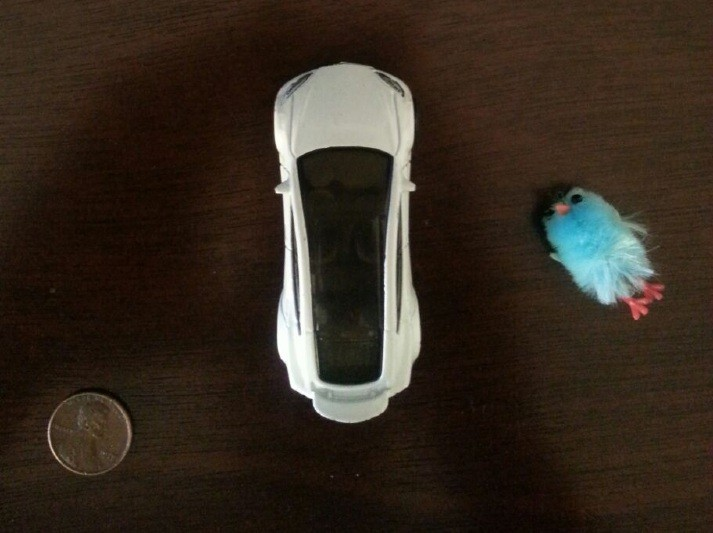
#> input picture height_measurement_research/images/pictureOne.jpg, 713 x 533 px, given in place of x-raw, format=(string)BGR ! appsink, which was not available
$ python ObjectMeasurement.py
#> lines starting #> are read from the running program, lines starting #| are printed output that depends on the picture; after the words box and inside, x2 and y2 are one past the last pixel; in counts of white or black regions, pixels touching at a corner belong together; pictures that were not available may be replaced by others from this repository, and a replacement may not be noted
#!/usr/bin/env python

import cv2
import numpy as np
#import rospy


def gstreamer_pipeline(
    sensor_id=0,
    capture_width=1920,
    capture_height=1080,
    display_width=960,
    display_height=540,
    framerate=30,
    flip_method=2,
):
#> in listener, img is the input picture: shape (533, 713, 3); mean B, G, R 31.4, 42, 52.8
    return (
        "nvarguscamerasrc sensor-id=%d !"
        "video/x-raw(memory:NVMM), width=(int)%d, height=(int)%d, framerate=(fraction)%d/1 ! "
        "nvvidconv flip-method=%d ! "
        "video/x-raw, width=(int)%d, height=(int)%d, format=(string)BGRx ! "
        "videoconvert ! "
        "video/x-raw, format=(string)BGR ! appsink"
        % (
            sensor_id,
            capture_width,
            capture_height,
            framerate,
            flip_method,
            display_width,
            display_height,
        )
    )

webcam = True
path = '1.jpg'
cap = cv2.VideoCapture(gstreamer_pipeline(), cv2.CAP_GSTREAMER)
# cap.set(10,160)
# cap.set(3,1920)
# cap.set(4,1080)
scale = 3
wP = 210 * scale
hP = 297 * scale

lower = [1, 0, 20]
upper = [60, 40, 220]

lower = np.array(lower, dtype="uint8")
upper = np.array(upper, dtype="uint8")

def getContours(img, cThr=[50, 400], showCanny=False, minArea=1000, filter=0, draw=False):
#> called with showCanny = False, minArea = 50000, filter = 4, draw = False
    imgGray = cv2.cvtColor(img, cv2.COLOR_BGR2GRAY)
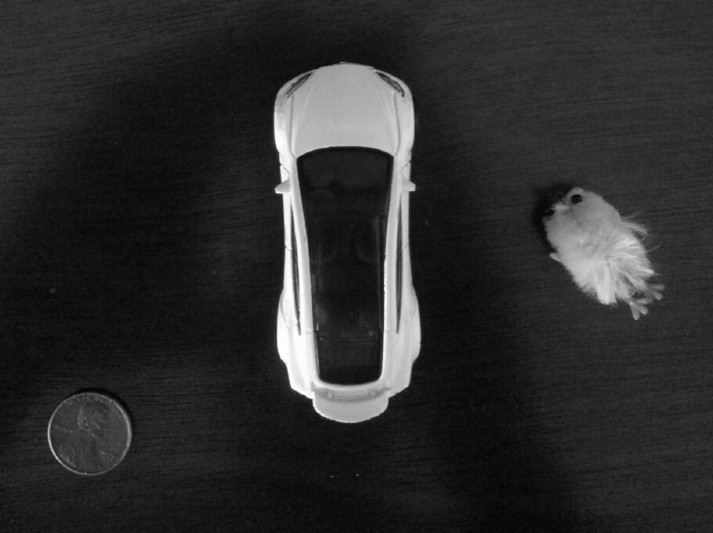
#> imgGray: shape (533, 713); min 2, max 255, mean 44
    imgBlur = cv2.GaussianBlur(imgGray, (5, 5), 1)

    imgCanny = cv2.Canny(imgBlur, cThr[0], cThr[1])
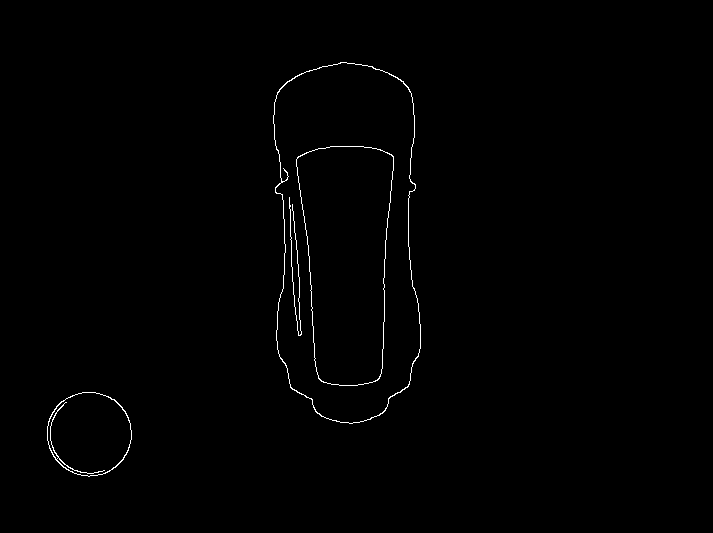
#> imgCanny: shape (533, 713); 0.61% white in thin lines or dots, all inside (x1, y1, x2, y2) = (47, 62, 421, 477)
    kernel = np.ones((5, 5))
    imgDial = cv2.dilate(imgCanny, kernel, iterations=3)
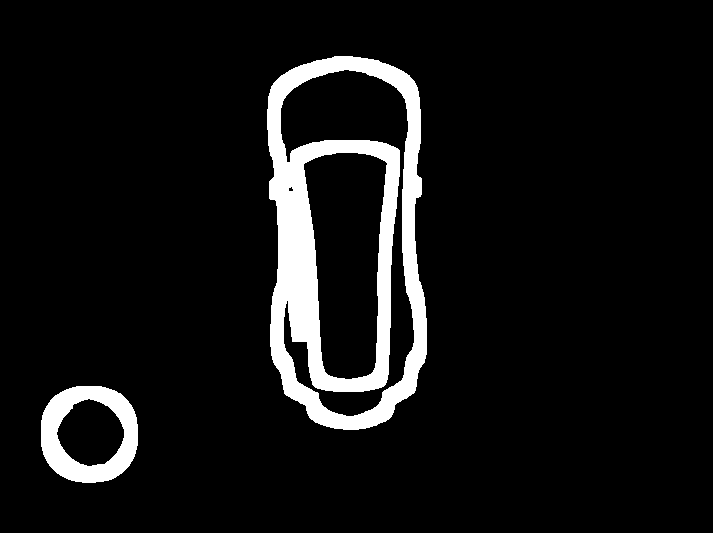
#> imgDial: shape (533, 713); 7.6% white; 2 white regions, box (x1, y1, x2, y2) and area: (267, 56, 427, 430) 24213, (41, 386, 138, 483) 4612
    imgThre = cv2.erode(imgDial, kernel, iterations=2)
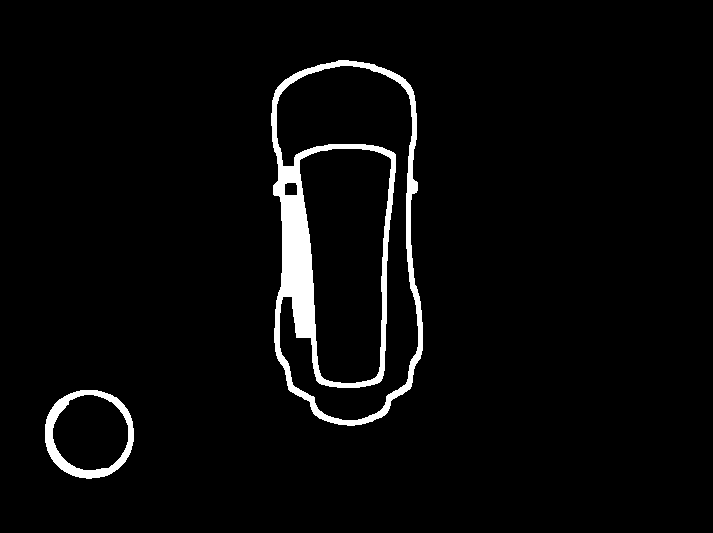
#> imgThre: shape (533, 713); 3.5% white; 2 white regions
    #if showCanny:
    cv2.imshow('Canny', imgCanny)
    cv2.imshow('threshold', imgThre)
    contours, hiearchy = cv2.findContours(imgThre, cv2.RETR_EXTERNAL, cv2.CHAIN_APPROX_SIMPLE)[-2:]
#> contours = 2 contours; box (x1, y1, x2, y2) and area: (271, 60, 423, 426) 46584, (45, 390, 134, 479) 6236; hiearchy = [[1, -1, -1, -1], [-1, 0, -1, -1]]

    img_contours = np.zeros(img.shape)
    cv2.drawContours(img_contours, contours, -1, (0, 255, 0), 3)
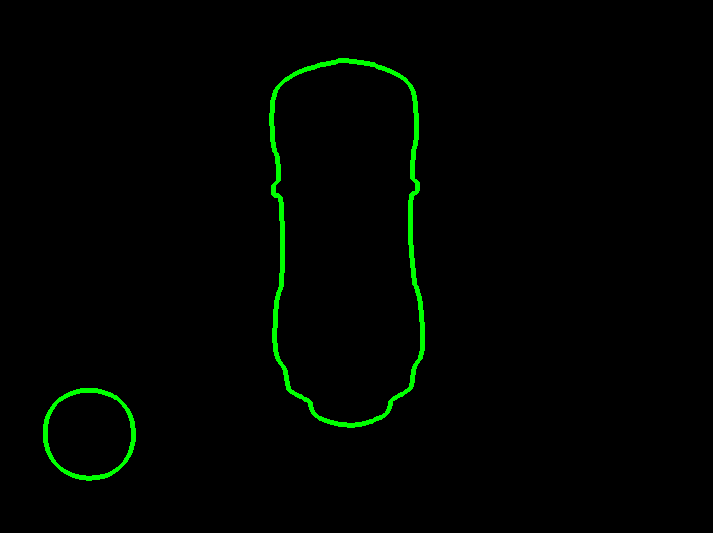
#> img_contours: shape (533, 713, 3) float64; mean of channels 0, 1, 2 0, 3.8, 0; drawn as B, G, R
    mask = cv2.inRange(img, lower, upper)
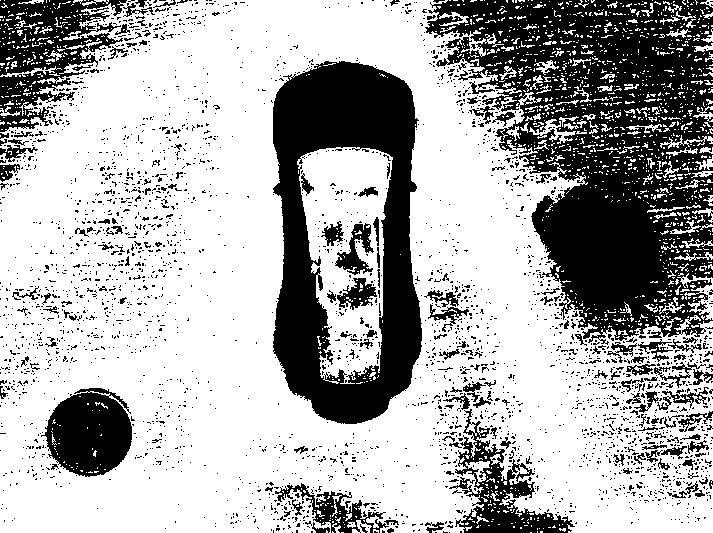
#> mask: shape (533, 713); 67.5% white; 3082 black regions (2921 under 20 px), largest, box (x1, y1, x2, y2) and area: (425, 0, 713, 345) 53392, (273, 61, 422, 424) 29707, (0, 0, 127, 132) 7950
    output = cv2.bitwise_and(img, img, mask=mask)
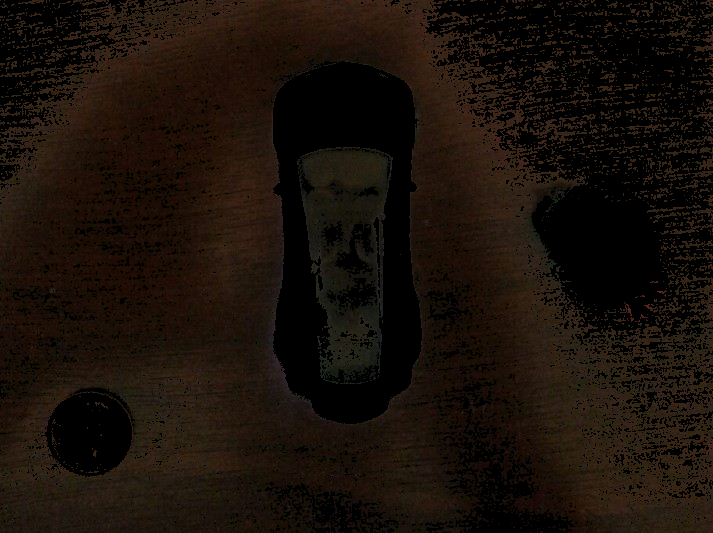
#> output: shape (533, 713, 3); mean B, G, R 9.4, 16.3, 25


    # print(contours)
    finalCountours = []
    for i in contours:
        area = cv2.contourArea(i)
        #print("area", area)
        if area > minArea:
            peri = cv2.arcLength(i, True)
            approx = cv2.approxPolyDP(i, 0.02*peri, True)
            bbox = cv2.boundingRect(approx)

            cv2.drawContours(output, contours, -1, 255, 3)

            # find the biggest countour (c) by the area
            c = max(contours, key = cv2.contourArea)
            x,y,w,h = cv2.boundingRect(approx)

            # draw the biggest contour (c) in green
            cv2.rectangle(output,(x,y),(x+w,y+h),(0,255,0),2)

            cv2.imshow("contours", output)

            # [6 lines of commented-out code are left out]
            finalCountours.append([len(approx), area, approx, bbox, i])
#> this loop made 2 passes
#> area on passes 1 to 2: 6236.5, 46583.5
#> after the loop, finalCountours = []


    #lambda lenght and area
    finalCountours = sorted(finalCountours, key=lambda x: x[1], reverse=True)

    #print(finalCountours)

    for con in finalCountours:
        cv2.drawContours(img, con[4], -1, (0, 0, 255), 4)
        cv2.imshow("finalContours", img)
#> this loop made 0 passes

    if draw:
        for con in finalCountours:
            cv2.drawContours(img, con[4], -1, (0, 0, 255), 3)
    return img, finalCountours


def reorder(myPoints):
    #print("my points", myPoints)
    print("shape", myPoints.shape[1])
    myPointsNew = np.zeros_like(myPoints)
    myPoints = myPoints.reshape(myPoints.shape[1], 2)
    add = myPoints.sum(1)
    myPointsNew[0] = myPoints[np.argmin(add)]
    myPointsNew[3] = myPoints[np.argmax(add)]
    diff = np.diff(myPoints, axis=1)
    myPointsNew[1] = myPoints[np.argmin(diff)]
    myPointsNew[2] = myPoints[np.argmax(diff)]
    return myPointsNew


def warpImg(img, points, w, h, pad=20):
    print("points", points)
    points = reorder(points)
    print("reordered points", points)
    pts1 = np.float32(points)
    pts2 = np.float32([[0, 0], [w, 0], [0, h], [w, h]])
    matrix = cv2.getPerspectiveTransform(pts1, pts2)
    imgWarp = cv2.warpPerspective(img, matrix, (w, h))
    imgWarp = imgWarp[pad:imgWarp.shape[0]-pad, pad:imgWarp.shape[1]-pad]
    return imgWarp


def findDis(pts1, pts2):
    return ((pts2[0]-pts1[0])**2 + (pts2[1]-pts1[1])**2)**0.5


def listener():
    while cap.isOpened():
        if webcam:
            success, img = cap.read()
        else:
            img = cv2.imread(path)

        imgContours, conts = getContours(img, minArea=50000, filter=4)
#> conts = []

        #print(conts)
        if len(conts) != 0:
            biggest = conts[0][2]
            #print(biggest)
            imgWarp = warpImg(img, biggest, wP, hP)
            imgContours2, conts2 = getContours(imgWarp,
                                               minArea=2000, filter=4,
                                               cThr=[100, 100], draw=False)
            if len(conts) != 0:
                for obj in conts2:
                    cv2.polylines(imgContours2, [obj[2]], True, (0, 255, 0), 2)
                    nPoints = reorder(obj[2])
                    nW = round(
                        (findDis(nPoints[0][0]//scale, nPoints[1][0]//scale)/10), 1)
                    nH = round(
                        (findDis(nPoints[0][0]//scale, nPoints[2][0]//scale)/10), 1)
                    cv2.arrowedLine(imgContours2, (nPoints[0][0][0], nPoints[0][0][1]), (nPoints[1][0][0], nPoints[1][0][1]),
                                    (255, 0, 255), 3, 8, 0, 0.05)
                    cv2.arrowedLine(imgContours2, (nPoints[0][0][0], nPoints[0][0][1]), (nPoints[2][0][0], nPoints[2][0][1]),
                                    (255, 0, 255), 3, 8, 0, 0.05)
                    x, y, w, h = obj[3]
                    cv2.putText(imgContours2, '{}cm'.format(nW), (x + 30, y - 10), cv2.FONT_HERSHEY_COMPLEX_SMALL, 1.5,
                                (255, 0, 255), 2)
                    cv2.putText(imgContours2, '{}cm'.format(nH), (x - 70, y + h // 2), cv2.FONT_HERSHEY_COMPLEX_SMALL, 1.5,
                                (255, 0, 255), 2)
            cv2.imshow('A4', imgContours2)

        # img = cv2.resize(img,(0,0),None,0.5,0.5)
        cv2.imshow('Original', img)
        cv2.waitKey(1)


if __name__ == '__main__':
    listener()
